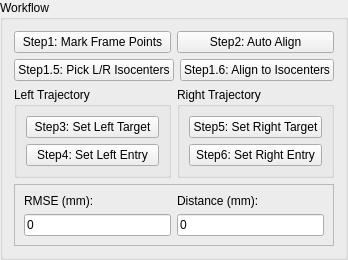
       <widget class="QGroupBox" name="StepBox">
        <property name="title">
         <string>Workflow</string>
        </property>
        <layout class="QGridLayout" name="gridLayout_5">

         <item row="0" column="0" colspan="2">
          <layout class="QHBoxLayout" name="workflowTopLayout">
           <item>
            <widget class="QPushButton" name="btn_choose_point">
             <property name="text">
              <string>Step1: Mark Frame Points</string>
             </property>
            </widget>
           </item>
           <item>
            <widget class="QPushButton" name="btn_autoReg">
             <property name="text">
              <string>Step2: Auto Align</string>
             </property>
            </widget>
           </item>
          </layout>
         </item>

         <item row="1" column="0" colspan="2">
          <layout class="QHBoxLayout" name="workflowMiddleLayout">
           <item>
            <widget class="QPushButton" name="btn_pick_isocenters">
             <property name="text">
              <string>Step1.5: Pick L/R Isocenters</string>
             </property>
            </widget>
           </item>
           <item>
            <widget class="QPushButton" name="btn_register_isocenters">
             <property name="text">
              <string>Step1.6: Align to Isocenters</string>
             </property>
            </widget>
           </item>
          </layout>
         </item>

         <item row="2" column="0">
          <widget class="QGroupBox" name="leftTrajectoryBox">
           <property name="title">
            <string>Left Trajectory</string>
           </property>
           <layout class="QVBoxLayout" name="leftTrajectoryLayout">
            <item>
             <widget class="QPushButton" name="btn_choose_left_target_point">
              <property name="text">
               <string>Step3: Set Left Target</string>
              </property>
             </widget>
            </item>
            <item>
             <widget class="QPushButton" name="btn_choose_left_entry_point">
              <property name="text">
               <string>Step4: Set Left Entry</string>
              </property>
             </widget>
            </item>
           </layout>
          </widget>
         </item>

         <item row="2" column="1">
          <widget class="QGroupBox" name="rightTrajectoryBox">
           <property name="title">
            <string>Right Trajectory</string>
           </property>
           <layout class="QVBoxLayout" name="rightTrajectoryLayout">
            <item>
             <widget class="QPushButton" name="btn_choose_right_target_point">
              <property name="text">
               <string>Step5: Set Right Target</string>
              </property>
             </widget>
            </item>
            <item>
             <widget class="QPushButton" name="btn_choose_right_entry_point">
              <property name="text">
               <string>Step6: Set Right Entry</string>
              </property>
             </widget>
            </item>
           </layout>
          </widget>
         </item>

         <item row="3" column="0" colspan="2">
          <widget class="QFrame" name="frame">
           <property name="frameShape">
            <enum>QFrame::StyledPanel</enum>
           </property>
           <property name="frameShadow">
            <enum>QFrame::Raised</enum>
           </property>
           <layout class="QGridLayout" name="gridLayout_7">
            <item row="0" column="0">
             <widget class="QLabel" name="label_22">
              <property name="text">
               <string>RMSE (mm):</string>
              </property>
             </widget>
            </item>
            <item row="0" column="1">
             <widget class="QLabel" name="label_26">
              <property name="text">
               <string>Distance (mm):</string>
              </property>
             </widget>
            </item>
            <item row="1" column="0">
             <widget class="QLineEdit" name="errortext">
              <property name="text">
               <string>0</string>
              </property>
              <property name="readOnly">
               <bool>true</bool>
              </property>
             </widget>
            </item>
            <item row="1" column="1">
             <widget class="QLineEdit" name="distanceText">
              <property name="text">
               <string>0</string>
              </property>
              <property name="readOnly">
               <bool>true</bool>
              </property>
             </widget>
            </item>
           </layout>
          </widget>
         </item>

        </layout>
       </widget>
